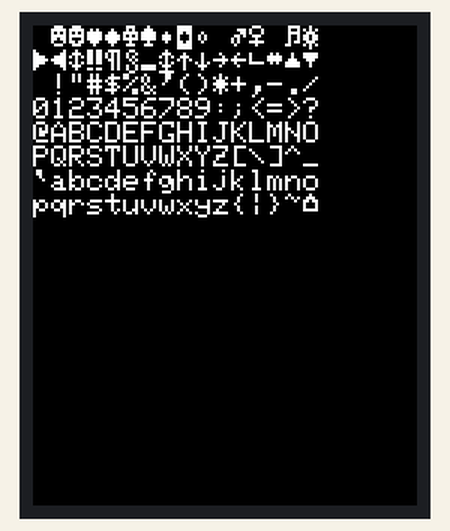
This sketch was run on a simulated Arduino Uno, built with avr-gcc and run on an emulated ATmega328P. Shown: 128×160 colour display.

Above: at 0.3 s.
At 2.3 s:
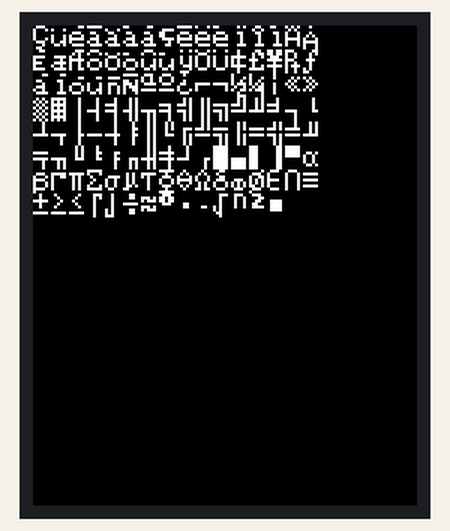
At 4.3 s:
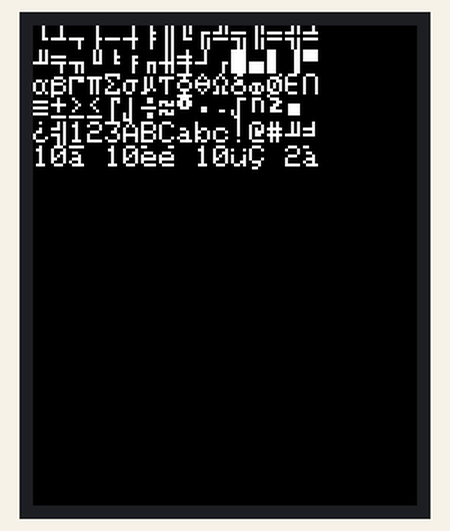
At 6.4 s:
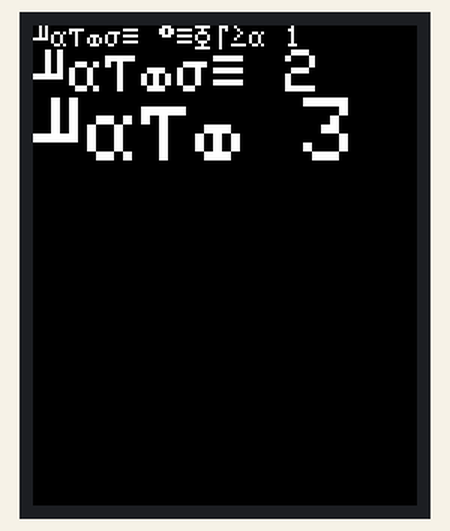

The sketch:

TFT1.8SPI_RusTest.ino
```cpp
#include <SPI.h>
#include <Wire.h>
#include <Adafruit_GFX.h>
#include <Adafruit_ST7735.h>

// For the breakout, you can use any (2 or) 3 pins
#define sclk 13//Mega only
#define mosi 11//Mega only
#define cs   10
#define dc   9
#define rst  8  // you can also connect this to the Arduino reset

unsigned char i1, i2, c3;

//Adafruit_ST7735 display = Adafruit_ST7735(cs, dc, rst);// Uno
Adafruit_ST7735 display = Adafruit_ST7735(cs, dc, mosi, sclk, rst);// Mega

void setup() {
  display.initR(INITR_BLACKTAB);
  //  display.begin(SSD1306_SWITCHCAPVCC);
  display.fillScreen(ST7735_BLACK);
}

void loop() {
  TEST_display_1();
  delay(2000);
  TEST_display_2();
  delay(2000);
  TEST_display_3();
  delay(2000);
  TEST_display_4();
  delay(2000);
}

void TEST_display_1()
{
  display.fillScreen(ST7735_BLACK);
  //  display.clearDisplay();
  display.setTextColor(ST7735_WHITE);
  display.setTextSize(1);
  display.setCursor(0, 0);

  for (i1 = 0; i1 < 8; i1++) {
    for (i2 = 0; i2 < 16; i2++) {
      c3 = i1 * 16 + i2;
      if (c3 == 0x0A || c3 == 0x0D) display.print(" ");
      else display.write(c3);
    }
    display.println("");
  }
//  display.display();
}

void TEST_display_2()
{
  display.fillScreen(ST7735_BLACK);
  //  display.clearDisplay();
  display.setTextColor(ST7735_WHITE);
  display.setTextSize(1);
  display.setCursor(0, 0);

  for (i1 = 8; i1 < 16; i1++) {
    for (i2 = 0; i2 < 16; i2++)
      display.write(i1 * 16 + i2);
    display.println("");
  }
//  display.display();
}

void TEST_display_3()
{
  display.fillScreen(ST7735_BLACK);
  //  display.clearDisplay();
  display.setTextColor(ST7735_WHITE);
  display.setTextSize(1);
  display.setCursor(0, 0);

  display.println(utf8rus("АБВГДЕЖЗИЙКЛМНОП"));
  display.println(utf8rus("РСТУФХЦЧШЩЪЫЬЭЮЯ"));
  display.println(utf8rus("абвгдежзийклмноп"));
  display.println(utf8rus("рстуфхцчшщъыьэюя"));
  display.println(utf8rus("Ёё123ABCabc!@#\xBC\xBD"));
  display.println(utf8rus("10\x83 10\x8A\x82 10\x81\x80 2\x85"));

//  display.display();
}

void TEST_display_4()
{
  display.fillScreen(ST7735_BLACK);
  //  display.clearDisplay();
  display.setTextColor(ST7735_WHITE);
  display.setCursor(0, 0);

  display.setTextSize(1);
  display.println(utf8rus("Размер шрифта 1"));

  display.setTextSize(2);
  display.println(utf8rus("Размер 2"));

  display.setTextSize(3);
  display.println(utf8rus("Разм 3"));

//  display.display();
}
```

utf8rus.ino
```cpp
/* Recode russian fonts from UTF-8 to Windows-1251 */

String utf8rus(String source)
{
  int i,k;
  String target;
  unsigned char n;
  char m[2] = { '0', '\0' };

  k = source.length(); i = 0;

  while (i < k) {
    n = source[i]; i++;

    if (n >= 0xC0) {
      switch (n) {
        case 0xD0: {
          n = source[i]; i++;
          if (n == 0x81) { n = 0xA8; break; }
          if (n >= 0x90 && n <= 0xBF) n = n + 0x2F;
          break;
        }
        case 0xD1: {
          n = source[i]; i++;
          if (n == 0x91) { n = 0xB8; break; }
          if (n >= 0x80 && n <= 0x8F) n = n + 0x6F;
          break;
        }
      }
    }
    m[0] = n; target = target + String(m);
  }
return target;
}
```

Source omitted: glcdfont.c (data table, 8163 bytes)

Measured:
- by itself, everything shown: repeats every 8.2 s, in 4 steps
- what the display in image 1 shows lasts 2.1 s, from 2.2 s to 4.3 s
